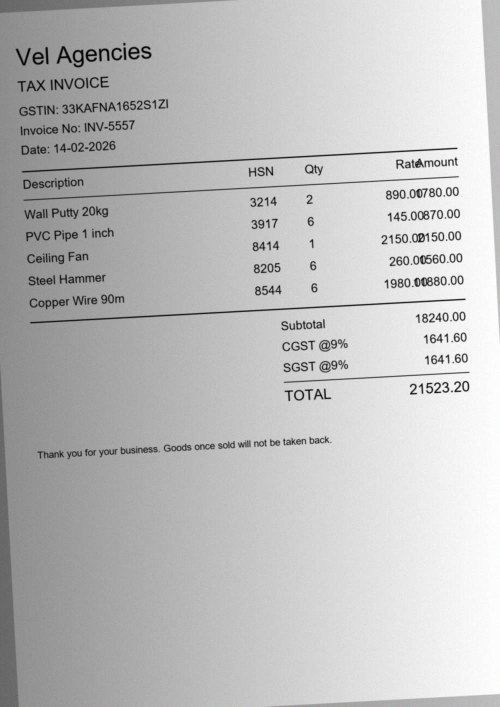
#> input picture eval/synthetic/synthetic_01_photo.jpg, 1000 x 1414 px (shown at 1/2 size)
$ python -i image_preprocess.py   (imports and definitions only)
#> lines starting #> are read from the running program, lines starting #| are printed output that depends on the picture; after the words box and inside, x2 and y2 are one past the last pixel; in counts of white or black regions, pixels touching at a corner belong together
import cv2
import numpy as np
import os

MAX_PIXELS = 8_000_000   # keeps OCR fast on huge phone photos
MIN_SIDE = 1000          # fallback rule: small images get upscaled
MAX_UPSCALE = 3.0

# Tesseract reads best when a typical character is about this tall (in pixels).
# On a real receipt, targets from 15 to 22 all read well, and 16 scored highest.
TARGET_GLYPH_HEIGHT = float(os.getenv("OCR_GLYPH_HEIGHT", "16"))


# [53 lines left out: functions resize_for_ocr, crop_to_document, not called in this run]


def measure_glyph_height(gray: np.ndarray) -> float | None:
    """Typical height of a character-sized blob, in pixels (None if there is too little text)."""
    h = gray.shape[0]
    binary = cv2.adaptiveThreshold(
        gray, 255, cv2.ADAPTIVE_THRESH_GAUSSIAN_C, cv2.THRESH_BINARY_INV, 31, 15
    )
    count, _, stats, _ = cv2.connectedComponentsWithStats(binary, connectivity=8)

    heights = []
    for i in range(1, count):
        _, _, bw, bh, _ = stats[i]
        if bh < 0.004 * h or bh > 0.08 * h:   # specks and big graphics
            continue
        if bw > 3 * bh or bw < 0.15 * bh:      # lines, dashes and vertical bars
            continue
        heights.append(bh)

    if len(heights) < 20:
        return None
    return float(np.median(heights))


def normalize_scale(gray: np.ndarray) -> np.ndarray:
    """Resize so characters are about TARGET_GLYPH_HEIGHT pixels tall, whatever the
    resolution of the photo. Both too-big and too-small text hurt OCR."""
    h, w = gray.shape[:2]
    work_scale = min(1.0, 2000 / max(h, w))
    work = gray
    if work_scale < 1.0:
        work = cv2.resize(gray, (int(w * work_scale), int(h * work_scale)), interpolation=cv2.INTER_AREA)

    glyph = measure_glyph_height(work)
    if glyph is None:
        return resize_for_ocr(gray)   # too little text to measure

    scale = TARGET_GLYPH_HEIGHT * work_scale / glyph
    scale = min(max(scale, 0.15), MAX_UPSCALE)
    scale = min(scale, (MAX_PIXELS / (h * w)) ** 0.5)
    if abs(scale - 1.0) < 0.03:
        return gray

    interpolation = cv2.INTER_AREA if scale < 1 else cv2.INTER_CUBIC
    new_size = (max(1, int(round(w * scale))), max(1, int(round(h * scale))))
    return cv2.resize(gray, new_size, interpolation=interpolation)


def remove_shadows(gray: np.ndarray) -> np.ndarray:
    """Estimate the page background (paper plus shadows) and divide it out,
    leaving dark text on an evenly white page. Assumes dark text on light paper."""
    dilated = cv2.dilate(gray, np.ones((7, 7), np.uint8))   # erases thin dark text
    background = cv2.medianBlur(dilated, 21)                # smooth paper + shadows
    diff = 255 - cv2.absdiff(gray, background)
    return cv2.normalize(diff, None, alpha=0, beta=255, norm_type=cv2.NORM_MINMAX)


def estimate_skew(gray: np.ndarray, max_angle: float = 10.0, step: float = 0.5) -> float:
    """Projection-profile method. Rotate a binarized copy through candidate angles
    and keep the one where the text rows line up most sharply."""
    h, w = gray.shape[:2]
    if w > 800:
        gray = cv2.resize(gray, (800, int(h * 800 / w)), interpolation=cv2.INTER_AREA)

    binary = cv2.threshold(gray, 0, 255, cv2.THRESH_BINARY_INV | cv2.THRESH_OTSU)[1]
    h, w = binary.shape
    center = (w / 2, h / 2)

    def score(angle: float) -> float:
        matrix = cv2.getRotationMatrix2D(center, angle, 1.0)
        rotated = cv2.warpAffine(binary, matrix, (w, h), flags=cv2.INTER_NEAREST)
        return float(np.var(rotated.sum(axis=1, dtype=np.float64)))

    baseline = score(0.0)
    best_angle, best_score = 0.0, baseline
    for angle in np.arange(-max_angle, max_angle + step, step):
        current = score(float(angle))
        if current > best_score:
            best_angle, best_score = float(angle), current

    if best_score <= baseline * 1.02:
        return 0.0
    return best_angle


def deskew_image(gray: np.ndarray, max_angle: float = 10.0) -> np.ndarray:
    angle = estimate_skew(gray, max_angle)
    if abs(angle) < 0.3:
        return gray
    h, w = gray.shape[:2]
    matrix = cv2.getRotationMatrix2D((w / 2, h / 2), angle, 1.0)
    return cv2.warpAffine(
        gray, matrix, (w, h),
        flags=cv2.INTER_CUBIC,
        borderMode=cv2.BORDER_CONSTANT,
        borderValue=255,
    )


def preprocess(
    gray: np.ndarray,
    *,
    remove_shadow: bool = True,
    deskew: bool = True,
    binarize: bool = False,
) -> np.ndarray:
    """Grayscale image in, cleaned grayscale image out.
    The flags exist so Day 6's evaluation can switch each step on and off."""
    out = normalize_scale(gray)
    if remove_shadow:
        out = remove_shadows(out)
    if deskew:
        out = deskew_image(out)
    if binarize:
        out = cv2.threshold(out, 0, 255, cv2.THRESH_BINARY | cv2.THRESH_OTSU)[1]
    return out

>>> import cv2
>>> picture = cv2.imread('../../../eval/synthetic/synthetic_01_photo.jpg', cv2.IMREAD_GRAYSCALE)
>>> result = preprocess(picture)
#> in measure_glyph_height, `binary = cv2.adaptiveThreshold( gray, 255, cv2.ADAPTIVE_THRESH_GAUSSIA..`:
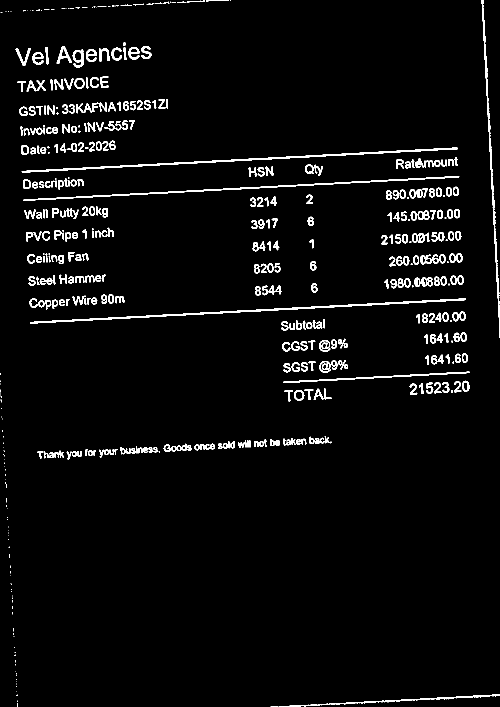
#> binary: shape (1414, 1000) (shown at 1/2 size); 3.6% white; 473 white regions (134 under 20 px), largest, box (x1, y1, x2, y2) and area: (60, 597, 932, 647) 3005, (43, 295, 916, 346) 2989, (47, 352, 919, 402) 2544
#> in measure_glyph_height, `count, _, stats, _ = cv2.connectedComponentsWithStats(binary, connecti..`: count = 474; stats = 474 rows, first 6: [0, 0, 1000, 1414, 1363004], [373, 0, 37, 5, 61], [412, 0, 46, 3, 59], [460, 0, 2, 1, 2], [963, 0, 37, 676, 2121], [325, 3, 14, 5, 25]
#> the loop in measure_glyph_height, `for i in range(1, count):` made 473 passes
#> (bw, bh) on passes 1 to 3: (37, 5), (46, 3), (2, 1)
#> after the loop in measure_glyph_height, `for i in range(1, count):`: heights = 327 values, max 36 at index 1, min 6 at index 0, mean 17.67
#> in normalize_scale, `glyph = measure_glyph_height(work)`: glyph = 19
#> in normalize_scale, `scale = TARGET_GLYPH_HEIGHT * work_scale / glyph`: scale = 0.842
#> in normalize_scale, `interpolation = cv2.INTER_AREA if scale < 1 else cv2.INTER_CUBIC`: interpolation = 3
#> in normalize_scale, `new_size = (max(1, int(round(w * scale))), max(1, int(round(h * scale)..`: new_size = (842, 1191)
#> in remove_shadows, `dilated = cv2.dilate(gray, np.ones((7, 7), np.uint8))`:
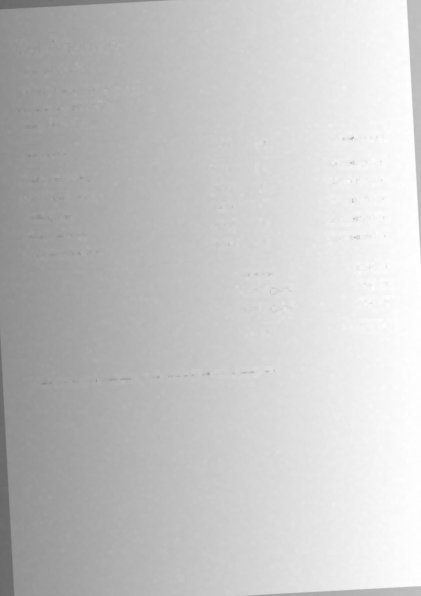
#> dilated: shape (1191, 842) (shown at 1/2 size); min 103, max 255, mean 198.6
#> in estimate_skew, `gray = cv2.resize(gray, (800, int(h * 800 / w)), interpolation=cv2.INT..`:
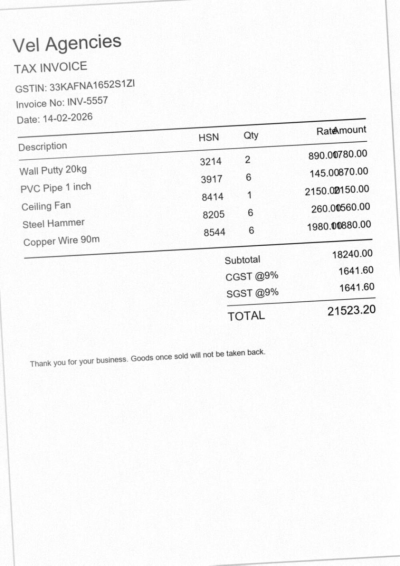
#> gray: shape (1131, 800) (shown at 1/2 size); min 16, max 255, mean 246.8
#> in estimate_skew, `binary = cv2.threshold(gray, 0, 255, cv2.THRESH_BINARY_INV | cv2.THRES..`:
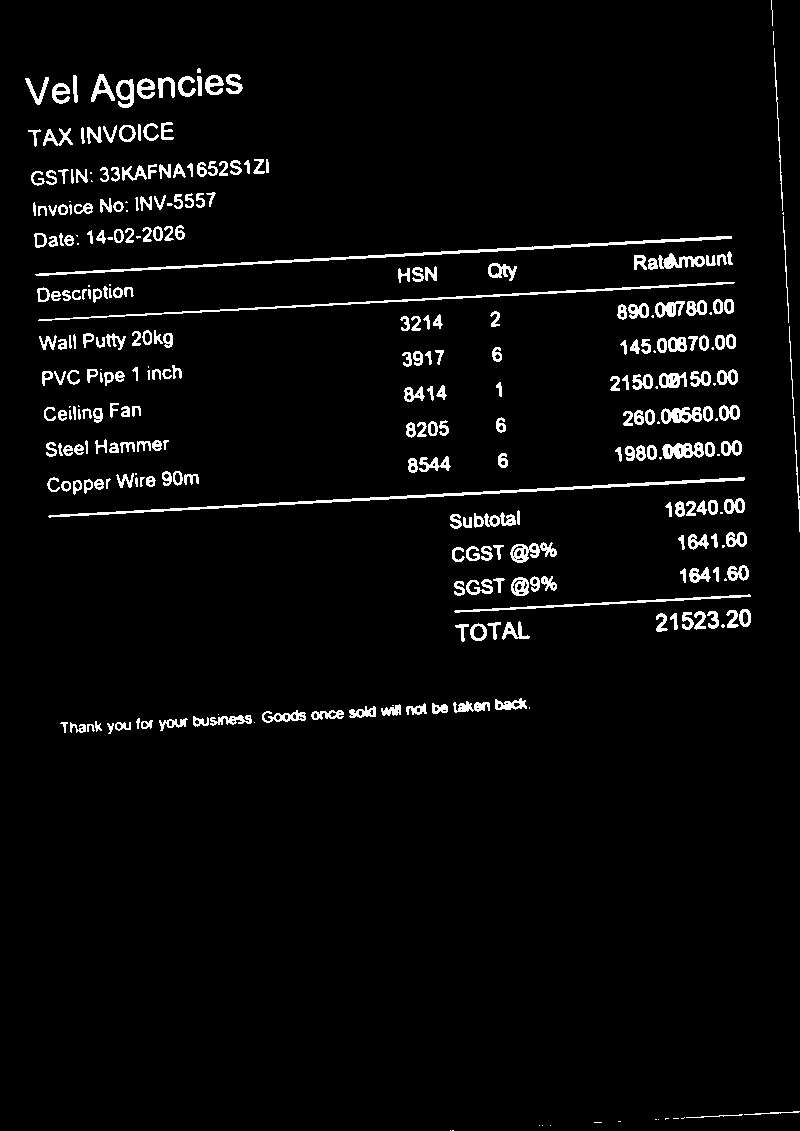
#> binary: shape (1131, 800); 3.8% white; 323 white regions (50 under 20 px), largest, box (x1, y1, x2, y2) and area: (48, 477, 745, 518) 2037, (35, 236, 732, 276) 2032, (38, 282, 735, 321) 1552
#> in estimate_skew, `baseline = score(0.0)`: baseline = 98553019.9
#> in estimate_skew, `best_angle, best_score = 0.0, baseline`: best_angle = 0; best_score = 98553019.9
#> the loop in estimate_skew, `for angle in np.arange(-max_angle, max_angle + step, step):` made 41 passes
#> (current, best_angle, best_score) on passes 12 to 15: (113688279.4, -4.5, 113688279.4), (158658383.7, -4, 158658383.7), (238702213.8, -3.5, 238702213.8), (335991758, -3, 335991758)
#> pass 1, in score (call 2), `rotated = cv2.warpAffine(binary, matrix, (w, h), flags=cv2.INTER_NEARE..`:
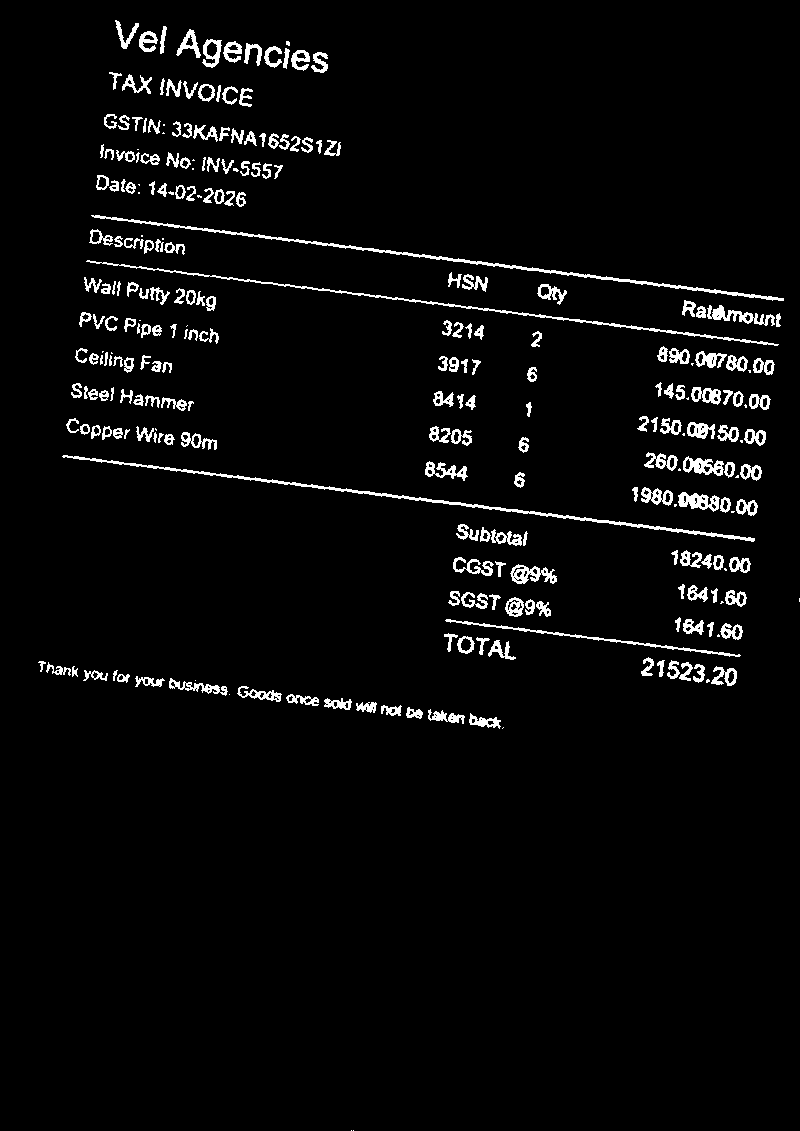
#> rotated: shape (1131, 800); 3.7% white; 270 white regions (38 under 20 px), largest, box (x1, y1, x2, y2) and area: (62, 455, 755, 542) 2034, (91, 215, 784, 301) 2030, (86, 260, 779, 346) 1551
#> pass 3, in score (call 4), `rotated = cv2.warpAffine(binary, matrix, (w, h), flags=cv2.INTER_NEARE..`:
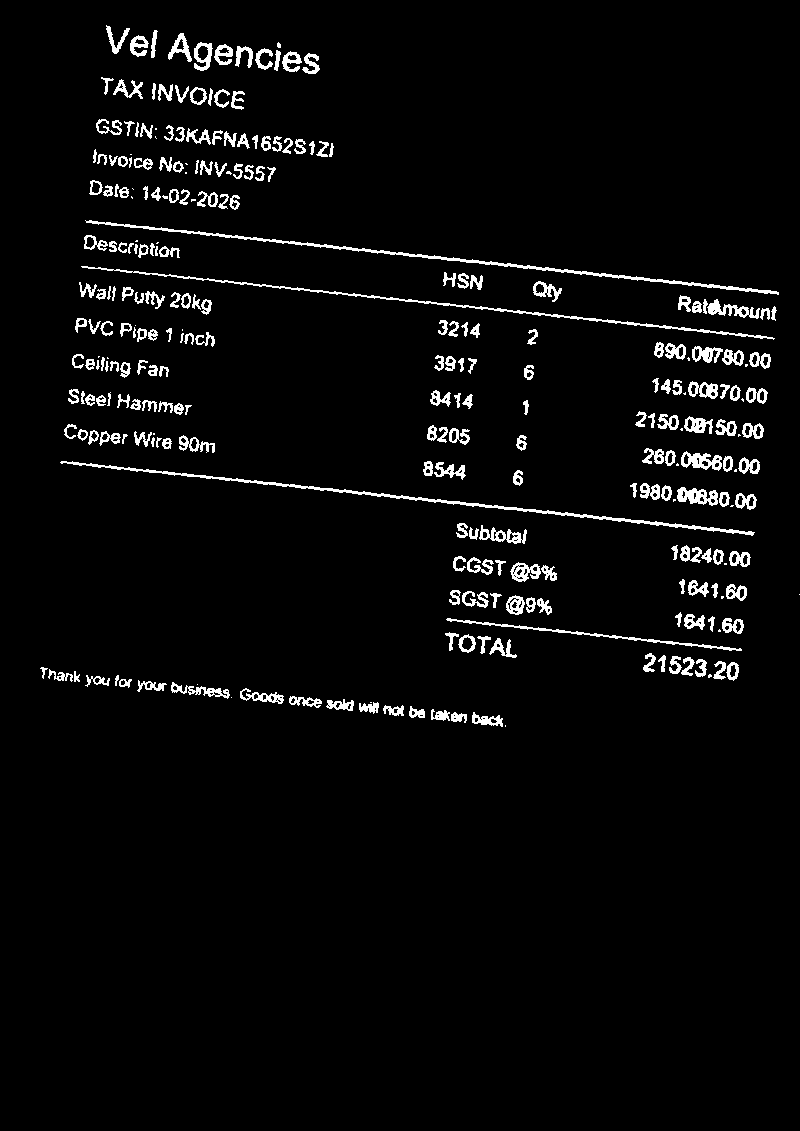
#> rotated: shape (1131, 800); 3.7% white; 282 white regions (37 under 20 px), largest, box (x1, y1, x2, y2) and area: (60, 461, 755, 536) 2032, (85, 220, 779, 295) 2031, (81, 266, 775, 340) 1557
#> after the loop in estimate_skew, `for angle in np.arange(-max_angle, max_angle + step, step):`: best_angle = -3; best_score = 335991758
#> in deskew_image, `angle = estimate_skew(gray, max_angle)`: angle = -3
#> in deskew_image, `matrix = cv2.getRotationMatrix2D((w / 2, h / 2), angle, 1.0)`: matrix = [[0.999, -0.0523, 31.74], [0.0523, 0.999, -21.22]]
#> in deskew_image, `return cv2.warpAffine( gray, matrix, (w, h), flags=cv2.INTER_CUBIC, bo..`:
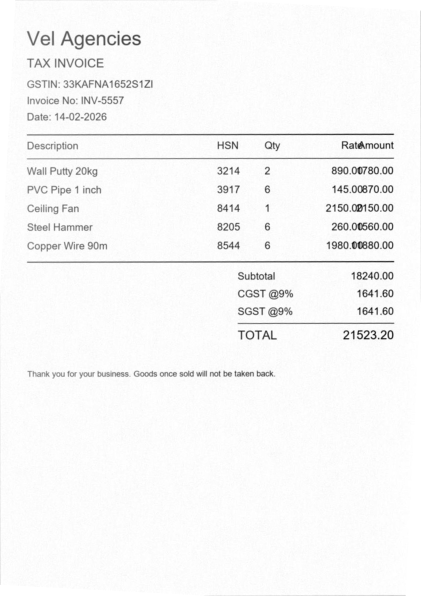
#> returned value: shape (1191, 842) (shown at 1/2 size); min 0, max 255, mean 247.1

$ run again, on eval/synthetic/synthetic_02_photo.jpg
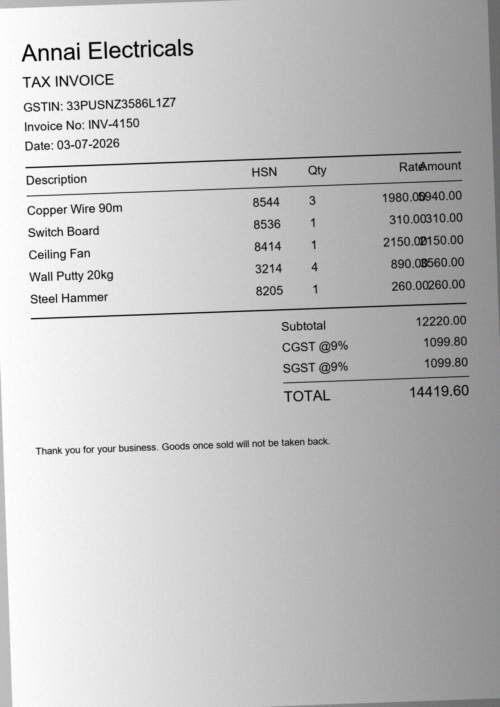
#> input picture eval/synthetic/synthetic_02_photo.jpg, 1000 x 1414 px (shown at 1/2 size)
#> in measure_glyph_height, `binary = cv2.adaptiveThreshold( gray, 255, cv2.ADAPTIVE_THRESH_GAUSSIA..`:
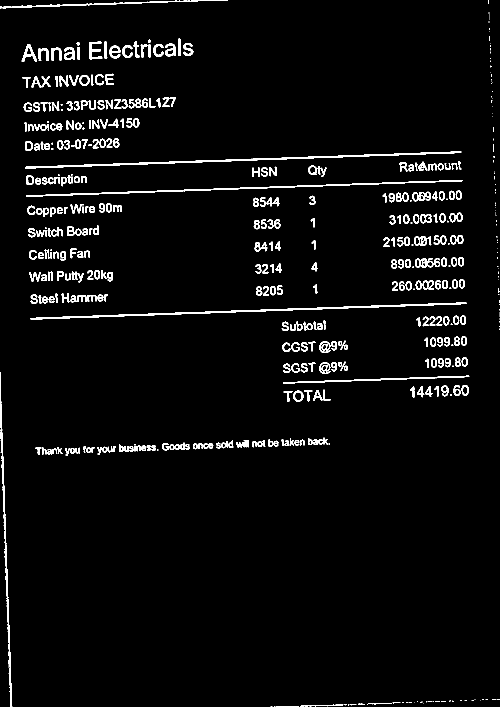
#> binary: shape (1414, 1000) (shown at 1/2 size); 3.7% white; 479 white regions (140 under 20 px), largest, box (x1, y1, x2, y2) and area: (50, 302, 923, 337) 3007, (61, 605, 934, 639) 2991, (52, 360, 925, 394) 2539
#> count = 480; stats = 480 rows, first 6: [0, 0, 1000, 1414, 1362206], [0, 0, 456, 17, 1167], [976, 0, 1, 8, 8], [977, 25, 2, 2, 4], [978, 29, 1, 2, 2], [978, 33, 1, 2, 2]
#> the loop in measure_glyph_height, `for i in range(1, count):` made 479 passes
#> (bw, bh) on passes 1 to 3: (456, 17), (1, 8), (2, 2)
#> after the loop in measure_glyph_height, `for i in range(1, count):`: heights = 331 values, max 36 at index 2, min 6 at index 21, mean 17.69
#> glyph = 19
#> scale = 0.842
#> interpolation = 3
#> new_size = (842, 1191)
#> baseline = 96155763.3
#> in estimate_skew, `best_angle, best_score = 0.0, baseline`: best_angle = 0; best_score = 96155763.3
#> the loop in estimate_skew, `for angle in np.arange(-max_angle, max_angle + step, step):` made 41 passes
#> (current, best_angle, best_score) on passes 13 to 17: (96945781.4, -4, 96945781.4), (115394633.5, -3.5, 115394633.5), (155837670.6, -3, 155837670.6), (227142252.2, -2.5, 227142252.2), (349249658.3, -2, 349249658.3)
#> after the loop in estimate_skew, `for angle in np.arange(-max_angle, max_angle + step, step):`: best_angle = -2; best_score = 349249658.3
#> angle = -2
#> in deskew_image, `matrix = cv2.getRotationMatrix2D((w / 2, h / 2), angle, 1.0)`: matrix = [[0.999, -0.0349, 21.04], [0.0349, 0.999, -14.33]]
#> in deskew_image, `return cv2.warpAffine( gray, matrix, (w, h), flags=cv2.INTER_CUBIC, bo..`:
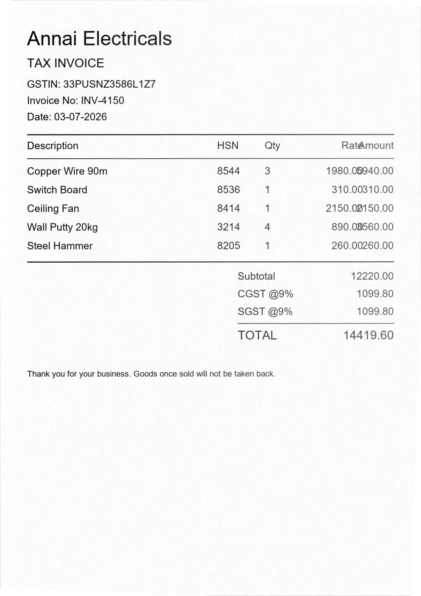
#> returned value: shape (1191, 842) (shown at 1/2 size); min 0, max 255, mean 247.1

$ run again, on eval/synthetic/synthetic_04_photo.jpg
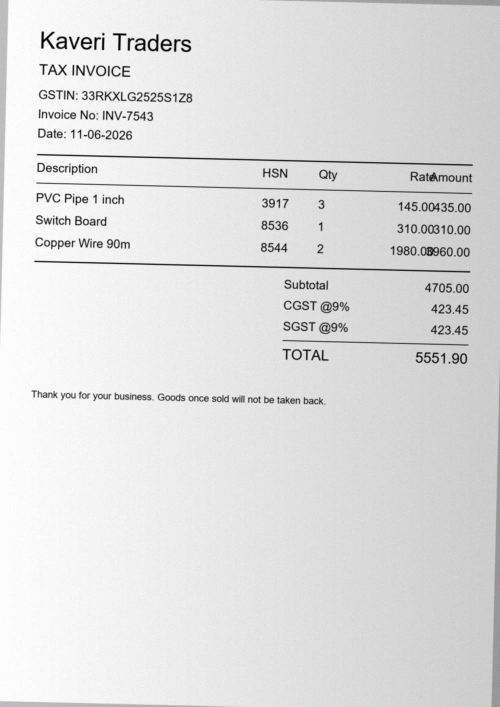
#> input picture eval/synthetic/synthetic_04_photo.jpg, 1000 x 1414 px (shown at 1/2 size)
#> in measure_glyph_height, `binary = cv2.adaptiveThreshold( gray, 255, cv2.ADAPTIVE_THRESH_GAUSSIA..`:
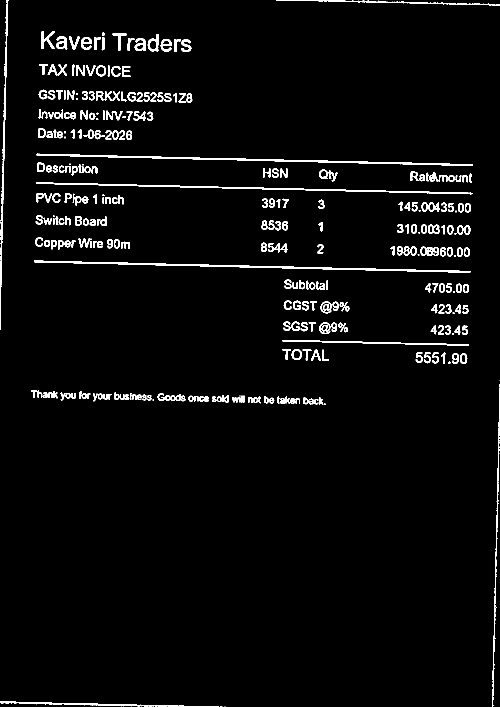
#> binary: shape (1414, 1000) (shown at 1/2 size); 3.3% white; 313 white regions (37 under 20 px), largest, box (x1, y1, x2, y2) and area: (73, 307, 946, 332) 3041, (68, 521, 941, 546) 3041, (72, 364, 945, 389) 2593
#> count = 314; stats = 314 rows, first 6: [0, 0, 1000, 1414, 1366818], [0, 0, 17, 660, 1914], [552, 0, 448, 11, 953], [775, 2, 1, 1, 1], [967, 7, 1, 1, 1], [11, 34, 1, 3, 3]
#> the loop in measure_glyph_height, `for i in range(1, count):` made 313 passes
#> (bw, bh) on passes 1 to 3: (17, 660), (448, 11), (1, 1)
#> after the loop in measure_glyph_height, `for i in range(1, count):`: heights = 264 values, max 36 at index 0, min 6 at index 1, mean 17.76
#> glyph = 19
#> scale = 0.842
#> interpolation = 3
#> new_size = (842, 1191)
#> baseline = 109024773.4
#> in estimate_skew, `best_angle, best_score = 0.0, baseline`: best_angle = 0; best_score = 109024773.4
#> the loop in estimate_skew, `for angle in np.arange(-max_angle, max_angle + step, step):` made 41 passes
#> (current, best_angle, best_score) on passes 22 to 24: (148573219.4, 0.5, 148573219.4), (224176416.9, 1, 224176416.9), (301027925.3, 1.5, 301027925.3)
#> after the loop in estimate_skew, `for angle in np.arange(-max_angle, max_angle + step, step):`: best_angle = 1.5; best_score = 301027925.3
#> angle = 1.5
#> in deskew_image, `matrix = cv2.getRotationMatrix2D((w / 2, h / 2), angle, 1.0)`: matrix = [[1, 0.0262, -15.44], [-0.0262, 1, 11.22]]
#> in deskew_image, `return cv2.warpAffine( gray, matrix, (w, h), flags=cv2.INTER_CUBIC, bo..`:
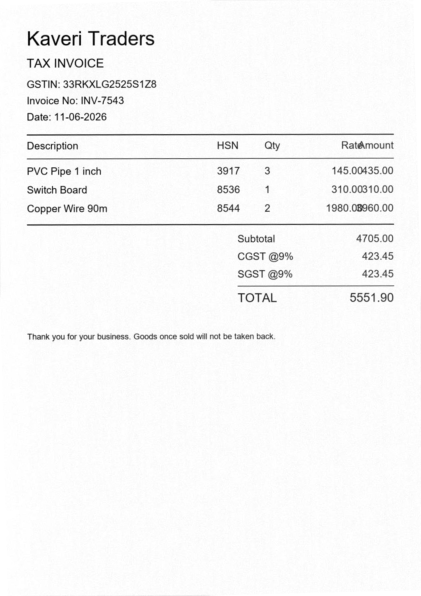
#> returned value: shape (1191, 842) (shown at 1/2 size); min 0, max 255, mean 247.4
